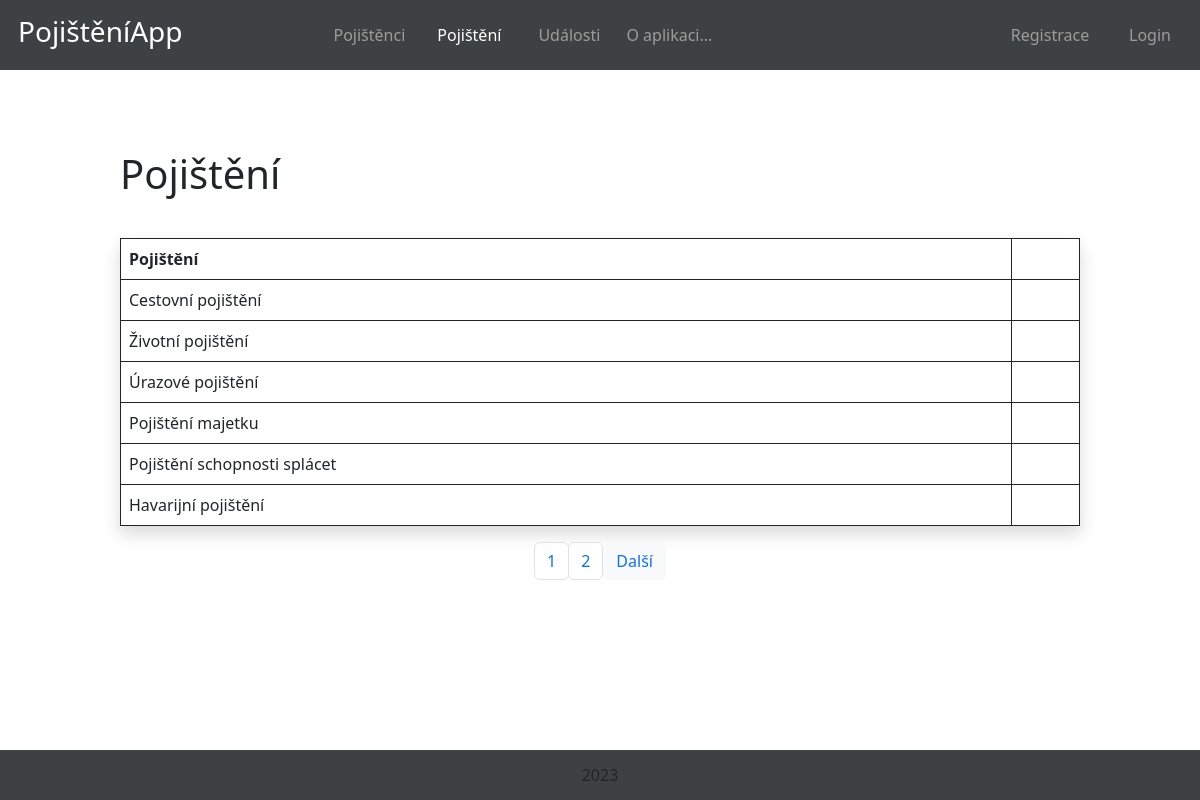
Screenshot of /pojisteni_app/pojisteni/ with the database file from the repository.
### pojisteni_app/models.py (models this page shows, shortened)
class Pojisteni(models.Model):
    typ_pojisteni = models.CharField(max_length=100)
    class Meta:
        verbose_name = "Pojištění"
        verbose_name_plural = "Pojištění"

### pojisteni_app/views.py (the view, shortened to what this page needs)
# urls.py: path("pojisteni/", views.PojisteniIndex.as_view(), name="pojisteni_index"),
class PojisteniIndex(generic.ListView):
    paginate_by = 6
    template_name = "pojisteni_app/pojisteni_index.html"
    context_object_name = "pojisteni"
    def get_queryset(self):
        queryset = Pojisteni.objects.all().order_by("-id")
        paginator = Paginator(queryset, self.paginate_by)
        page_number = self.request.GET.get('page')
        page = paginator.get_page(page_number)
        return page
    def get(self, request):
        try:
            pojisteni = self.get_queryset()
        except:
            return redirect("pojisteni_index")
        return render(request, self.template_name, {"pojisteni": pojisteni})

### pojisteni_app/templates/pojisteni_app/pojisteni_index.html (shortened to what this page needs)
{% extends "base.html" %}
{% block content %}
    <nav>
        <div class="menu">
            <div id="logo">
            <h3>PojištěníApp</h3>
            </div>
            <div class="flex_box">
                <div class="nav_item"><a href="{% url 'pojistenci_index' %}">Pojištěnci</a></div>
                <div class="nav_item"><a href="{% url 'pojisteni_index' %}" class="aktivni">Pojištění</a></div>
                <div class="nav_item"><a href="{% url 'udalosti' %}">Události</a></div>
                <div class="nav_item"><a href="{% url 'about' %}">O aplikaci...</a></div>
            </div>
            <div class="flex_box_two">
                {% if not user.is_authenticated %}<div class="nav_item_three"><a href="{% url 'registrace' %}">Registrace</a></div>{% endif %}
                {% if not user.is_authenticated %}<div class="nav_item_three"><a href="{% url 'login' %}">Login</a></div>{% endif %}
            </div>
        </div>
    </nav>
    <div class="content">
        <h1>Pojištění</h1>
    <table class="table table-bordered border-black shadow custom-table">
        <thead>
            <tr>
                <th>Pojištění</th>
                <th></th>
            </tr>
        </thead>
        <tbody>
            {% for pojistka in pojisteni %}
                <tr>
                    <td>{{ pojistka.typ_pojisteni }}</td>
                <form method="POST">
                    <td>
                    </td>
                </form>
                </tr>
            {% endfor %}
        </tbody>
        </table>
        <ul class="pagination justify-content-center">
        {% for i in pojisteni.paginator.page_range %}
          {% if page_obj.number == i %}
            <li class="page-item active"><span class="page-link">{{ i }} <span class="sr-only"></span></span></li>
          {% else %}
            <li class="page-item"><a class="page-link btn btn-light" href="?page={{ i }}">{{ i }}</a></li>
          {% endif %}
        {% endfor %}
        {% if pojisteni.has_next %}
            <li><a href="?page={{ pojisteni.next_page_number }}" class="btn btn-light text-primary">Další</a></li>
        {% endif %}
      </ul>
{% endblock %}

### pojisteni_app/static/css/style.css (style rules this page uses)
html, body { width: 100%; height: 100%; margin: 0; }
#logo { color: white; margin-right: 10px; height: 70px; }
nav { width: 100%; height: 70px; background-color: #3e4144; color: white; }
nav .menu { max-width: auto; margin: auto; display: flex; align-items: center; justify-content: space-between; margin-left: 18px; }
.flex_box_two { width: 100%; display: flex; justify-content: flex-end; flex-wrap: nowrap; }
.flex_box_two a { text-decoration: none; color: #9C9C9A; }
.nav_item_three { height: 100px; width: 100px; text-align: center; line-height: 70px; vertical-align: middle; color: white; }
.flex_box { width: 100%; height: auto !important; display: flex; justify-content: center; margin-left: 100px; }
.flex_box a { text-decoration: none; color: #9C9C9A; }
.nav_item a.aktivni { color: white !important; }
.aktivni { color: white !important; }
.nav_item { height: 100px; width: 100px; text-align: center; line-height: 70px; vertical-align: middle; color: white; }
.content { width: 80%; margin: auto; margin-top: 80px; margin-bottom: 80px; }
.custom-table { margin-top: 40px !important; }
.custom-table th, td { border: 1px solid !important; }
.custom-table td, .custom-table th { border: 1px solid #ddd; padding: 8px; text-align: left; }
.custom-table tr:nth-child(even) { background-color: #f2f2f2; }
.custom-table th { background-color: #4CAF50; color: white; }

### rows the page displays
Pojisteni: typ_pojisteni "Cestovní pojištění"
Pojisteni: typ_pojisteni "Životní pojištění"
Pojisteni: typ_pojisteni "Úrazové pojištění"
Pojisteni: typ_pojisteni "Pojištění majetku"
Pojisteni: typ_pojisteni "Pojištění schopnosti splácet"
Pojisteni: typ_pojisteni "Havarijní pojištění"

### other values shown
{{ i }} "1" "2"
